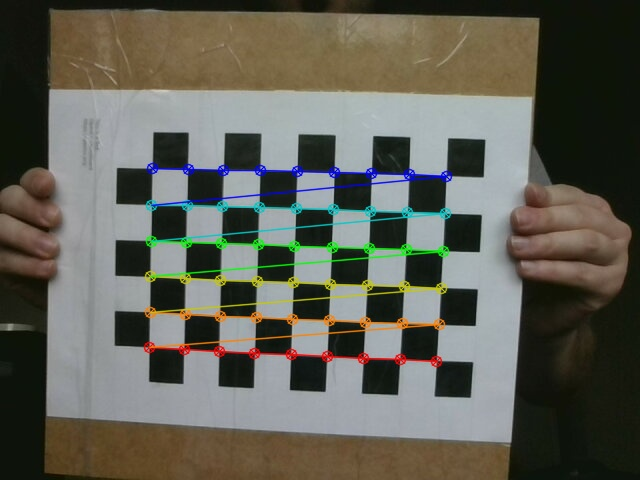
#> input picture results/1.jpg, 640 x 480 px; its folder holds 4 pictures in this run
$ python results_compact.py
#> lines starting #> are read from the running program, lines starting #| are printed output that depends on the picture
import cv2
import glob
import numpy as np

imgs = []
for fname in glob.glob('./results/*.jpg'):
    imgs.append(cv2.imread(fname))

output = np.hstack((imgs[0], imgs[1], imgs[2]))
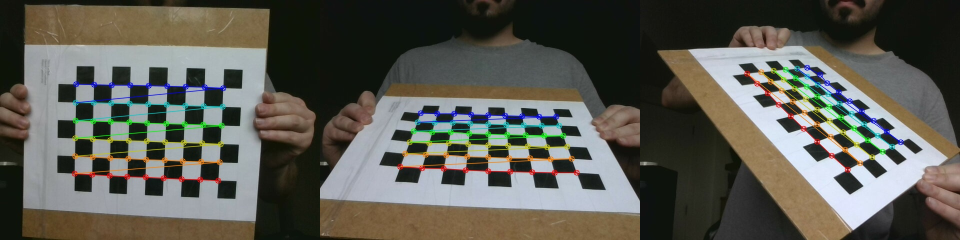
#> output: shape (480, 1920, 3) (shown at 1/2 size); mean B, G, R 82.9, 91, 91.6
for i in range(3, 13, 3):
#> (the run stopped early here; a loop or call above may not have finished)
